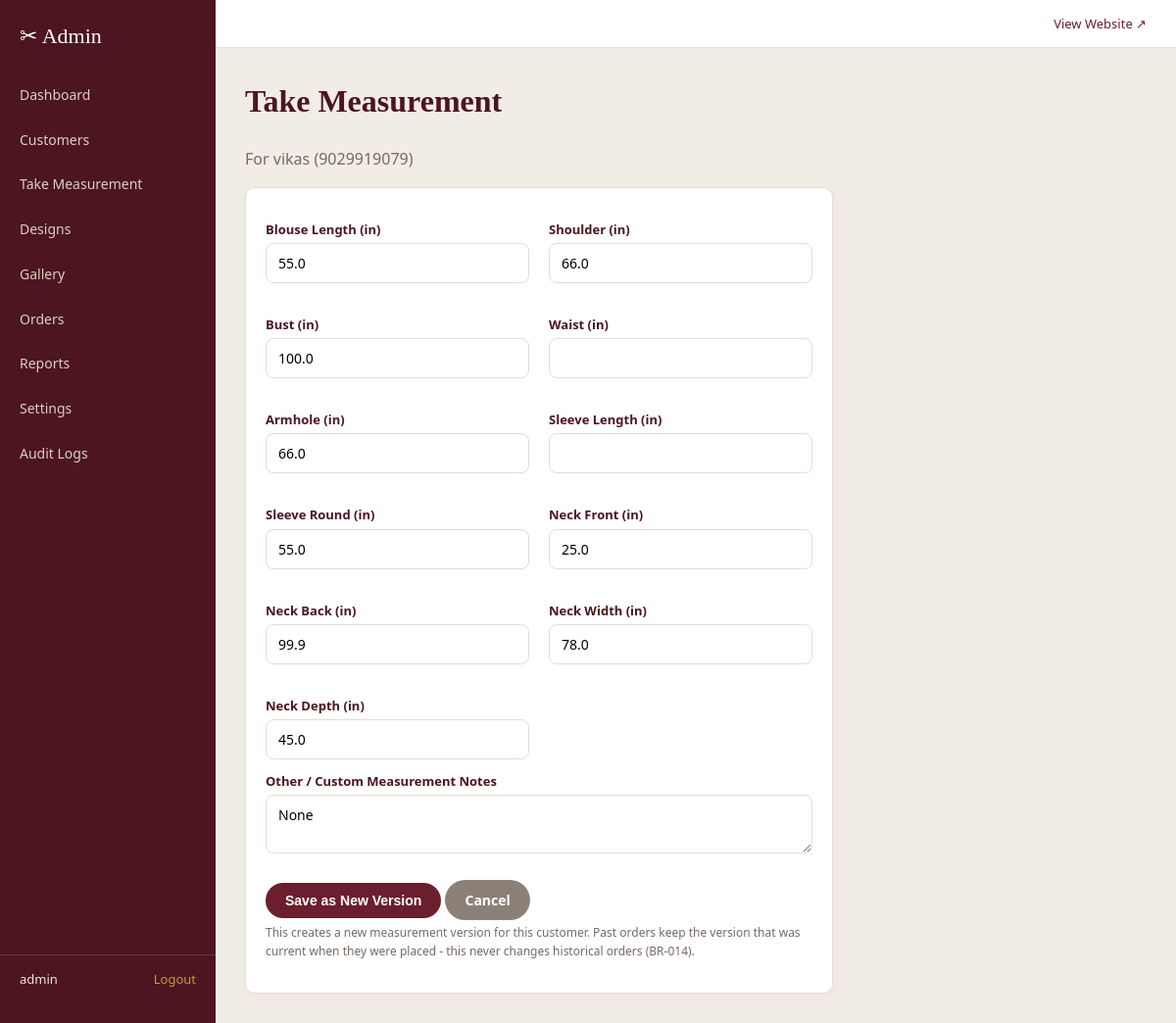
Page /admin/customers/1/measurements/new (signed in) on the committed database.
### tables this page shows
CREATE TABLE customers (
    id              INTEGER PRIMARY KEY AUTOINCREMENT,
    mobile          TEXT NOT NULL UNIQUE,
    password_hash   TEXT NOT NULL,
    name            TEXT,
    email           TEXT,
    address         TEXT,
    is_active       INTEGER NOT NULL DEFAULT 1,
    created_at      TEXT NOT NULL DEFAULT (datetime('now'))
);

CREATE TABLE measurements (
    id              INTEGER PRIMARY KEY AUTOINCREMENT,
    customer_id     INTEGER NOT NULL REFERENCES customers(id),
    version         INTEGER NOT NULL,
    blouse_length   REAL,
    shoulder        REAL,
    bust            REAL,
    waist           REAL,
    armhole         REAL,
    sleeve_length   REAL,
    sleeve_round    REAL,
    neck_front      REAL,
    neck_back       REAL,
    neck_width      REAL,
    neck_depth      REAL,
    other_notes     TEXT,
    is_current      INTEGER NOT NULL DEFAULT 1,
    created_at      TEXT NOT NULL DEFAULT (datetime('now')),
    UNIQUE(customer_id, version)
);

### app/admin.py (the view, shortened to what this page needs)
@bp.route("/customers/<int:customer_id>/measurements/new", methods=["GET", "POST"])
@admin_login_required
def new_measurement(customer_id):
    customer = db.query("SELECT * FROM customers WHERE id = ?", (customer_id,), one=True)
    if not customer:
        flash("Customer not found.", "danger")
        return redirect(url_for("admin.customers"))
    current = db.query(
        "SELECT * FROM measurements WHERE customer_id = ? AND is_current = 1",
        (customer_id,), one=True,
    )
    return render_template("admin/measurement_form.html", customer=customer,
                            fields=MEASUREMENT_FIELDS,
                            form_values=dict(current) if current else {})

### app/db.py (called while the page is built)
def _connect_sqlite():
    path = current_app.config["SQLITE_PATH"]
    Path(path).parent.mkdir(parents=True, exist_ok=True)
    conn = sqlite3.connect(path)
    conn.row_factory = sqlite3.Row
    conn.execute("PRAGMA foreign_keys = ON")
    return conn

def get_db():
    if "db" not in g:
        engine = current_app.config["DB_ENGINE"]
        g.db = _connect_sqlite() if engine == "sqlite" else _connect_mssql()
        g.db_engine = engine
    return g.db

def _rows_to_dicts(cur, rows):
    columns = [col[0] for col in cur.description]
    return [dict(zip(columns, row)) for row in rows]

def query(sql, params=(), one=False):
    conn = get_db()
    cur = conn.cursor()
    cur.execute(sql, params)
    raw_rows = cur.fetchall()
    rows = _rows_to_dicts(cur, raw_rows)
    cur.close()
    if one:
        return rows[0] if rows else None
    return rows

### app/utils.py (called while the page is built)
def admin_login_required(view):
    @wraps(view)
    def wrapped(*args, **kwargs):
        if not session.get("admin_id"):
            flash("Please login as admin to continue.", "warning")
            return redirect(url_for("auth.admin_login", next=request.path))
        return view(*args, **kwargs)
    return wrapped

### templates/admin/measurement_form.html
{% extends "admin/base.html" %}
{% block content %}
<h1>Take Measurement</h1>
<p class="muted">For {{ customer.name or customer.mobile }} ({{ customer.mobile }})</p>
<form method="post" class="card" style="max-width:600px;">
  <div class="grid grid-2">
    {% for field, label in fields %}
      <div>
        <label>{{ label }}</label>
        <input type="number" step="0.1" min="0" max="100" name="{{ field }}"
               value="{{ form_values.get(field, '') if form_values else '' }}">
      </div>
    {% endfor %}
  </div>
  <label>Other / Custom Measurement Notes</label>
  <textarea name="other_notes" rows="2">{{ form_values.get('other_notes', '') if form_values else '' }}</textarea>
  <div class="form-actions">
    <button class="btn" type="submit">Save as New Version</button>
    <a href="{{ url_for('admin.customer_detail', customer_id=customer.id) }}" class="btn btn-secondary">Cancel</a>
    <p class="help-text">This creates a new measurement version for this customer. Past orders keep the
      version that was current when they were placed - this never changes historical orders (BR-014).</p>
  </div>
</form>
{% endblock %}

### static/css/style.css (style rules this page uses)
:root { --maroon: #6b1e2b; --maroon-dark: #4c1520; --gold: #c8983b; --cream: #faf6f0; --ink: #2b2320; --muted: #766a63; --border: #e7ddd0; --success: #2e7d4f; --danger: #b33a3a; --warning: #a8711f; --info: #2f6a8f; --radius: 10px; }
* { box-sizing: border-box; }
body { margin: 0; font-family: "Segoe UI", "Helvetica Neue", Arial, sans-serif; color: var(--ink); background: var(--cream); line-height: 1.55; }
a { color: var(--maroon); text-decoration: none; }
h1, h2, h3, h4 { font-family: Georgia, "Times New Roman", serif; color: var(--maroon-dark); margin-top: 0; }
p { color: var(--ink); }
.grid { display: grid; gap: 20px; }
.grid-2 { grid-template-columns: repeat(2, 1fr); }
.card { background: #fff; border: 1px solid var(--border); border-radius: var(--radius); padding: 20px; box-shadow: 0 2px 10px rgba(75,40,20,0.04); }
.btn { display: inline-block; padding: 10px 20px; border-radius: 24px; border: none; background: var(--maroon); color: #fff; cursor: pointer; font-size: 14px; font-weight: 600; }
.btn-secondary { background: #8a8078; }
label { display: block; font-size: 13px; font-weight: 600; margin: 12px 0 4px; color: var(--maroon-dark); }
input, select, textarea { width: 100%; padding: 10px 12px; border: 1px solid var(--border); border-radius: 8px; font-size: 14px; font-family: inherit; background: #fff; }
textarea { resize: vertical; }
.form-actions { margin-top: 20px; }
.help-text { color: var(--muted); font-size: 12px; margin-top: 4px; }
.admin-body { background: #f2ede4; }
.muted { color: var(--muted); }

### rows in the picture
customers: name "vikas", mobile "9029919079"
measurements: blouse_length "55.0" "66.0" "100.0" "66.0" "55.0" "25.0" "99.9" "78.0" "45.0", other_notes "None"

### other values in the picture
{{ session.get('admin_username','') }} "admin"
{{ label }} "Blouse Length (in)" "Shoulder (in)" "Bust (in)" "Waist (in)" "Armhole (in)" "Sleeve Length (in)" "Sleeve Round (in)" "Neck Front (in)" "Neck Back (in)" "Neck Width (in)" "Neck Depth (in)"
